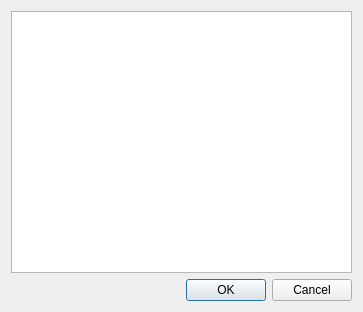
<?xml version="1.0" encoding="UTF-8"?>
<!--
#############################################################################
# Copyright (C) 2017 - 2018 VTT Technical Research Centre of Finland
#
# This file is part of Spine Toolbox.
#
# Spine Toolbox is free software: you can redistribute it and/or modify
# it under the terms of the GNU Lesser General Public License as published by
# the Free Software Foundation, either version 3 of the License, or
# (at your option) any later version.
#
# This program is distributed in the hope that it will be useful,
# but WITHOUT ANY WARRANTY; without even the implied warranty of
# MERCHANTABILITY or FITNESS FOR A PARTICULAR PURPOSE.  See the
# GNU Lesser General Public License for more details.
#
# You should have received a copy of the GNU Lesser General Public License
# along with this program.  If not, see <http://www.gnu.org/licenses/>.
#############################################################################
-->
<ui version="4.0">
 <class>Dialog</class>
 <widget class="QDialog" name="Dialog">
  <property name="geometry">
   <rect>
    <x>0</x>
    <y>0</y>
    <width>363</width>
    <height>312</height>
   </rect>
  </property>
  <property name="windowTitle">
   <string>Edit data items</string>
  </property>
  <layout class="QVBoxLayout" name="verticalLayout">
   <item>
    <widget class="CopyPasteTableView" name="tableView">
     <property name="editTriggers">
      <set>QAbstractItemView::AnyKeyPressed|QAbstractItemView::DoubleClicked|QAbstractItemView::EditKeyPressed</set>
     </property>
     <property name="tabKeyNavigation">
      <bool>false</bool>
     </property>
     <attribute name="horizontalHeaderStretchLastSection">
      <bool>true</bool>
     </attribute>
    </widget>
   </item>
   <item>
    <widget class="QDialogButtonBox" name="buttonBox">
     <property name="focusPolicy">
      <enum>Qt::StrongFocus</enum>
     </property>
     <property name="orientation">
      <enum>Qt::Horizontal</enum>
     </property>
     <property name="standardButtons">
      <set>QDialogButtonBox::Cancel|QDialogButtonBox::Ok</set>
     </property>
    </widget>
   </item>
  </layout>
  <action name="actionInsert_row">
   <property name="icon">
    <iconset resource="resources/resources_icons.qrc">
     <normaloff>:/icons/plus_object_icon.png</normaloff>:/icons/plus_object_icon.png</iconset>
   </property>
   <property name="text">
    <string>Insert row</string>
   </property>
   <property name="toolTip">
    <string>&lt;html&gt;&lt;head/&gt;&lt;body&gt;&lt;p&gt;Insert row below current one &lt;span style=&quot; font-weight:600;&quot;&gt;(Ctrl+Ins)&lt;/span&gt;&lt;/p&gt;&lt;/body&gt;&lt;/html&gt;</string>
   </property>
   <property name="shortcut">
    <string>Ctrl+Ins</string>
   </property>
  </action>
  <action name="actionRemove_rows">
   <property name="icon">
    <iconset resource="resources/resources_icons.qrc">
     <normaloff>:/icons/minus_object_icon.png</normaloff>:/icons/minus_object_icon.png</iconset>
   </property>
   <property name="text">
    <string>Remove rows</string>
   </property>
   <property name="toolTip">
    <string>&lt;html&gt;&lt;head/&gt;&lt;body&gt;&lt;p&gt;Remove selected rows &lt;span style=&quot; font-weight:600;&quot;&gt;(Ctrl+Del)&lt;/span&gt;&lt;/p&gt;&lt;/body&gt;&lt;/html&gt;</string>
   </property>
   <property name="shortcut">
    <string>Ctrl+Del</string>
   </property>
  </action>
 </widget>
 <customwidgets>
  <customwidget>
   <class>CopyPasteTableView</class>
   <extends>QTableView</extends>
   <header>widgets/custom_qtableview.h</header>
  </customwidget>
 </customwidgets>
 <tabstops>
  <tabstop>tableView</tabstop>
  <tabstop>buttonBox</tabstop>
 </tabstops>
 <resources>
  <include location="resources/resources_icons.qrc"/>
 </resources>
 <connections>
  <connection>
   <sender>buttonBox</sender>
   <signal>accepted()</signal>
   <receiver>Dialog</receiver>
   <slot>accept()</slot>
   <hints>
    <hint type="sourcelabel">
     <x>248</x>
     <y>254</y>
    </hint>
    <hint type="destinationlabel">
     <x>157</x>
     <y>274</y>
    </hint>
   </hints>
  </connection>
  <connection>
   <sender>buttonBox</sender>
   <signal>rejected()</signal>
   <receiver>Dialog</receiver>
   <slot>reject()</slot>
   <hints>
    <hint type="sourcelabel">
     <x>316</x>
     <y>260</y>
    </hint>
    <hint type="destinationlabel">
     <x>286</x>
     <y>274</y>
    </hint>
   </hints>
  </connection>
 </connections>
</ui>
